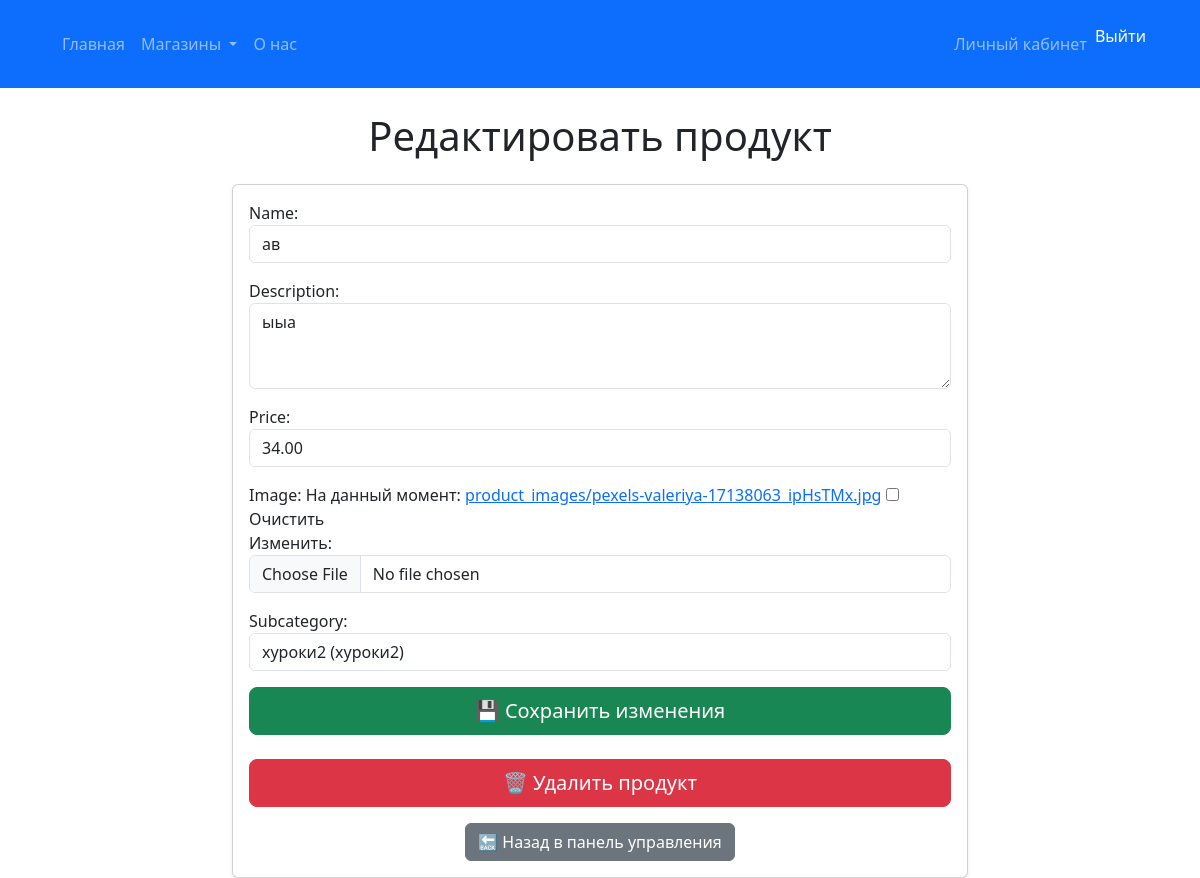
Before: /store/edit-product/11/ (signed in) with the older database file.
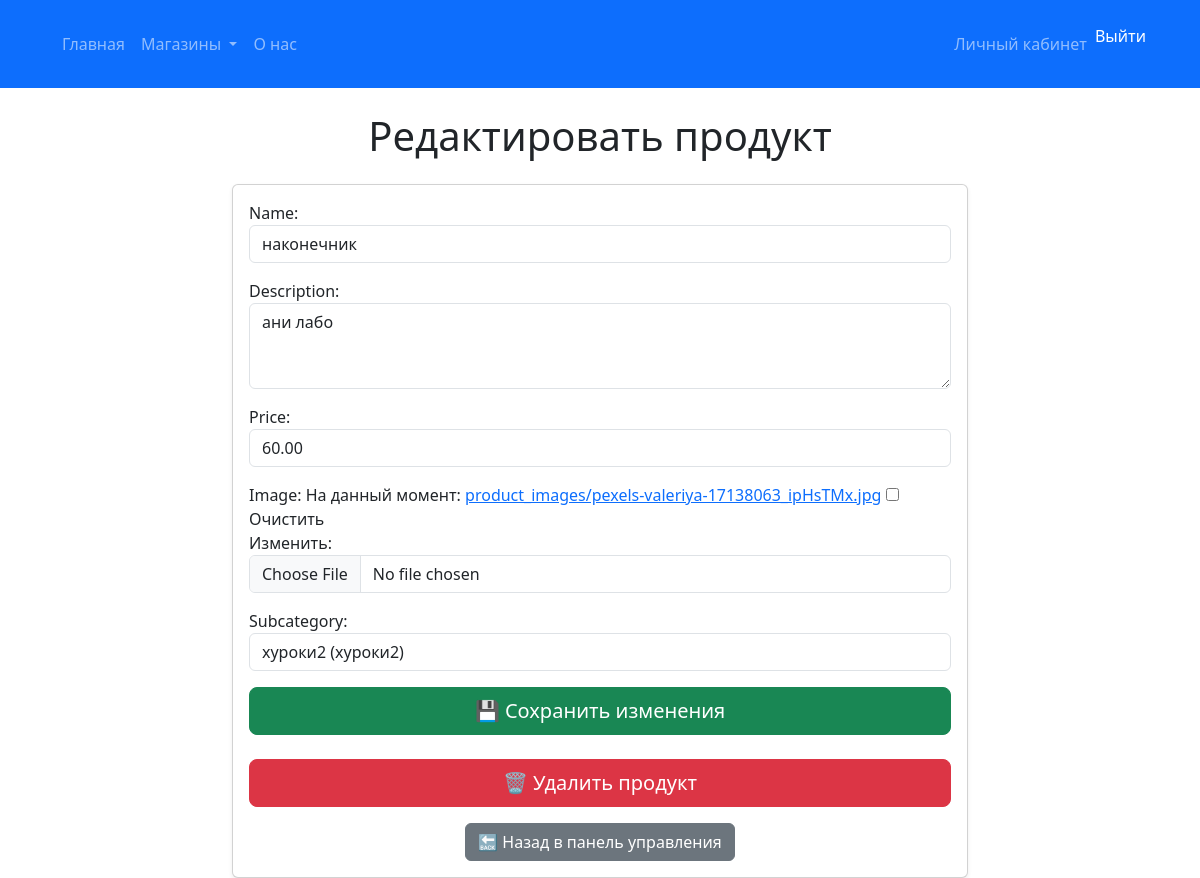
After: the same page with the newer database file.
### store/models/product.py (models this page shows, shortened)
class Product(models.Model):
    name = models.CharField(max_length=200)
    description = models.TextField()
    price = models.DecimalField(max_digits=8, decimal_places=2)
    subcategory = models.ForeignKey(SubCategory, related_name='products', on_delete=models.CASCADE)
    store = models.ForeignKey(Store, related_name='products', on_delete=models.CASCADE, default=1)  # Значение по умолчанию, которое будет установлено для старых продуктов
    image = models.ImageField(upload_to='product_images/', null=True, blank=True)  # Поле для изображения
    class Meta:
        verbose_name = 'Product'
        verbose_name_plural = 'Products'

### store/models/category.py (models this page shows, shortened)
class SubCategory(models.Model):
    name = models.CharField(max_length=100)
    category = models.ForeignKey(Category, related_name='subcategories', on_delete=models.CASCADE)
    def __str__(self):
        return f"{self.name} ({self.category.name})"
    class Meta:
        verbose_name = 'Subcategory'
        verbose_name_plural = 'Subcategories'

class Category(models.Model):
    name = models.CharField(max_length=100)
    store = models.ForeignKey(Store, on_delete=models.CASCADE, related_name='categories')  # Оставляем как есть
    class Meta:
        indexes = [
            models.Index(fields=['store']),
        ]
        verbose_name = 'Category'
        verbose_name_plural = 'Categories'

### store/views.py (the view)
# urls.py: path('edit-product/<int:product_id>/', views.edit_product_view, name='edit_product'),
@login_required
def edit_product_view(request, product_id):
    product = get_object_or_404(Product, id=product_id)
    if request.method == 'POST':
        form = ProductForm(request.POST, instance=product)
        if form.is_valid():
            form.save()
            return redirect('store_dashboard')  # Перенаправляем на панель магазина после редактирования
    else:
        form = ProductForm(instance=product)
    return render(request, 'store/edit_product.html', {'form': form, 'product': product})

### store/forms.py
class ProductForm(forms.ModelForm):
    class Meta:
        model = Product
        fields = ['name', 'description', 'price', 'image', 'subcategory']
        widgets = {
            'name': forms.TextInput(attrs={'class': 'form-control'}),
            'description': forms.Textarea(attrs={
                'class': 'form-control',
                'rows': 3,
                'placeholder': 'Введите описание товара...',
            }),
            'price': forms.NumberInput(attrs={'class': 'form-control'}),
            'image': forms.ClearableFileInput(attrs={'class': 'form-control'}),
            'subcategory': forms.Select(attrs={'class': 'form-control'}),
        }

### app/context_processors.py (called while the page is built)
def menu_categories(request):
    stores = Store.objects.prefetch_related('categories__subcategories').all()
    return {'menu_categories': stores}

### store/templates/store/edit_product.html (shortened to what this page needs)
{% include 'app/header.html' %}
{% block content %}
<div class="container mt-4">
    <div class="row justify-content-center">
        <div class="col-md-8">
            <h1 class="mb-4 text-center">Редактировать продукт</h1>
            <div class="card shadow-sm">
                <div class="card-body">
                    <form method="POST" enctype="multipart/form-data" class="mb-4">
                        {{ form.as_p }}
                        <div class="d-grid gap-2">
                            <button type="submit" class="btn btn-success btn-lg">💾 Сохранить изменения</button>
                        </div>
                    </form>
                    <form method="POST" action="{% url 'delete_product' product.id %}" class="mt-3">
                        <div class="d-grid gap-2">
                            <button type="submit" class="btn btn-danger btn-lg">🗑️ Удалить продукт</button>
                        </div>
                    </form>
                    <div class="text-center mt-3">
                        <a href="{% url 'store_dashboard' %}" class="btn btn-secondary">🔙 Назад в панель управления</a>
                    </div>
                </div>
            </div>
        </div>
    </div>
</div>
{% endblock %}

Changed rows visible on the page:
changed Product "хуроки2 (хуроки2)": name "ав" → "наконечник"; description "ыыа" → "ани лабо"; price "34.00" → "60.00"
